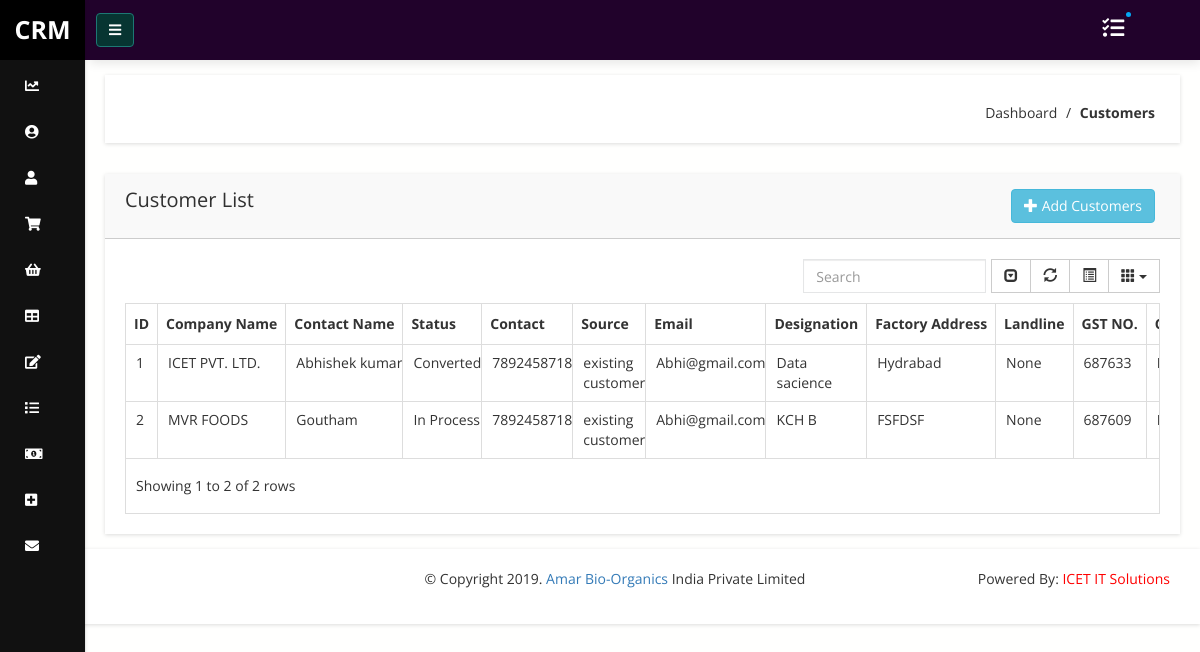
The page /customer/list (signed in) on the database its author committed.
### crm/models.py (models this page shows, shortened)
class Lead(models.Model):
	categories_choice = (('Bakery','Bakery'),
					('Pharma','Pharma'),
					('Beverages','Beverages'),
					('Ice-Creams','Ice-Creams'),
					('Biscuits','Biscuits'),
					('Confectionary','Confectionary'),
					('B.C','B.C'),
					('Cookies','Cookies'),
					('SPF','SPF'))
	lead_id = models.AutoField(primary_key=True)
	user = models.ForeignKey(User, on_delete=models.CASCADE, null=True, blank=True)
	contacts = models.ManyToManyField(Contact)
	lead_name = models.CharField(max_length=100,blank=True,null=True)
	first_name = models.CharField(max_length=100,null=True,blank=True)
	last_name = models.CharField(max_length=100,null=True,blank=True)
	code = models.CharField(max_length=100, unique=True)
	lead_company = models.CharField(max_length=100,null=True,blank=True)
	status = models.CharField(max_length=255, blank=True,null=True, choices=LEAD_STATUS, default="New")
	source = models.CharField(max_length=255,blank=True, null=True, choices=LEAD_SOURCE)
	phone = models.CharField(max_length=20, null=True,blank=True)
	land_line = models.CharField(max_length=20, null=True,blank=True)
	email = models.EmailField(blank=True,null=True)
	website = models.CharField(max_length=100,null=True,blank=True)
	address = models.CharField(max_length=100,null=True,blank=True)
	street =  models.CharField(max_length=100,null=True,blank=True)
	city = models.CharField(max_length=100,null=True,blank=True)
	dob1 = models.DateField()
	state =  models.CharField(max_length=100,null=True,blank=True)
	postal_code = models.IntegerField(blank=True,null=True)
	country = models.CharField(max_length=100, choices=COUNTRIES,null=True,blank=True)
	description = models.TextField(blank=True, null=True)
	attachment = models.FileField(upload_to='LeadAttach/', null=True, blank=True)
	attachment1 = models.FileField(upload_to='FSSAIL/', null=True, blank=True)
	attachment2 = models.FileField(upload_to='GST/', null=True, blank=True)
	created_on = models.DateTimeField(auto_now=True)
	designation = models.CharField(max_length=100,blank=True,null=True)
	categories = models.ManyToManyField(Category)
	lead_active = models.BooleanField(default=True)
	gst_number = models.CharField(max_length=200,null=True,blank=True)
	department = models.CharField(max_length=200,null=True,blank=True)
	currency_code = models.CharField(max_length=200,choices=CURRENCY_CODES,default='INR')

### crm/views.py (the view, shortened to what this page needs)
# urls.py: path('customer/list', lead_list, name='lead_list'),
@login_required
def lead_list(request, name=''):
	if not name:
		user = request.user
		lead = Lead.objects.filter(user=user)
	profile = Profile.objects.get(user=user)
	context = {
				'lead': lead,
				'profile': profile
	}
	return render(request,'lead_list.html',context)

### crm/templates/lead_list.html (shortened to what this page needs)
{% extends 'base.html' %} {% load staticfiles %} {% load widget_tweaks %} {% block content %}
<div class="breadcome-area mg-b-30 small-dn">
    <div class="container-fluid">
        <div class="row">
            <div class="col-lg-12">
                <div class="breadcome-list map-mg-t-40-gl shadow-reset">
                    <div class="row">
                        <div class="col-lg-6 col-md-6 col-sm-6 col-xs-6 pull-right">
                            <ul class="breadcome-menu">
                                <li>Dashboard <span class="bread-slash">/</span>
                                </li>
                                <li><span class="bread-blod">Customers</span>
                                </li>
                            </ul>
                        </div>
                    </div>
                </div>
            </div>
        </div>
    </div>
</div>
<div class="admin-dashone-data-table-area">
    <div class="container-fluid">
        <div class="col-lg-12">
        </div>
        <div class="row">
            <div class="col-lg-12">
                <div class="sparkline8-list shadow-reset">
                    <div class="sparkline8-hd">
                        <div class="main-sparkline8-hd">
                            <div class="row">
                                <div class=" col-lg-6 col-md-6 col-xs-6 col-sm-6">
                                    <h1>Customer<span class="table-project-n"> List</span></h1>
                                </div>
                                <div class=" col-lg-6 col-md-6 col-xs-6 col-sm-6">
                                    <a href="/add/lead" class="btn btn-info pull-right">
                                        <div>
                                            <span class="glyphicon glyphicon-plus"></span> Add Customers </div>
                                    </a>
                                </div>
                            </div>
                        </div>
                    </div>
                    <div class="sparkline8-graph">
                        <div class="datatable-dashv1-list custom-datatable-overright">
                            <table id="table" data-toggle="table" data-pagination="true" data-search="true" data-show-columns="true" data-show-pagination-switch="true" data-show-refresh="true" data-key-events="true" data-show-toggle="true" data-resizable="true" data-cookie="true"
                                data-cookie-id-table="saveId" data-click-to-select="true" data-toolbar="#toolbar">
                                <thead>
                                    <tr>
                                        <th data-field="id">ID</th>
                                        <th data-field="name" data-editable="false">Company Name</th>
                                        <th data-field="first" data-editable="false">Contact Name</th>
                                        <th>Status</th>
                                        <th data-field="contact" data-editable="false">Contact</th>
                                        <th data-field="source" data-editable="false">Source</th>
                                        <th data-field="email" data-editable="false">Email</th>
                                        <th data-field="designation" data-editable="false">Designation</th>
                                        <th data-field="factory" data-editable="false">Factory Address</th>
                                        <th data-field="phone" data-editable="false">Landline</th>
                                        <th data-field="gst" data-editable="false">GST NO.</th>
                                    </tr>
                                </thead>
                                <tbody>
                                    {% for i in lead %}
                                    <tr>
                                        <td>{{ i.lead_id }}</td>
                                        {% if i.lead_company %}
                                        <td>{{ i.lead_company }}</td>
                                        {% else %}
                                        <td>No Name</td>
                                        {% endif %}
                                        <td><a href="/detail/customer/information/{{ i.lead_id }}">{{ i.lead_name }}</a></td>
                                        <td>{{ i.status }}</td>
                                        <td> {{ i.phone }}</td>
                                        <td>{{ i.source }}</td>
                                        <td>{{ i.email }}</td>
                                        <td>{{ i.designation }}</td>
                                        <td>{{ i.address }}</td>
                                        <td>{{ i.land_line }}</td>
                                        <td>{{ i.gst_number }}</td>
                                        <td>{{ i.currency_code }}</td>
                                    </tr>
                                    {% endfor %}
                                </tbody>
                            </table>
                        </div>
                    </div>
                </div>
            </div>
        </div>
    </div>
</div>
{% endblock %}

### rows shown on the page
Lead: lead_id "1", lead_company "ICET PVT. LTD.", lead_name "Abhishek kumar", status "Converted", phone "7892458718", source "existing customer", email "Abhi@gmail.com", designation "Data sacience", address "Hydrabad", land_line "None", gst_number "687633"
Lead: lead_id "2", lead_company "MVR FOODS", lead_name "Goutham", status "In Process", phone "7892458718", source "existing customer", email "Abhi@gmail.com", designation "KCH B", address "FSFDSF", land_line "None", gst_number "687609"
